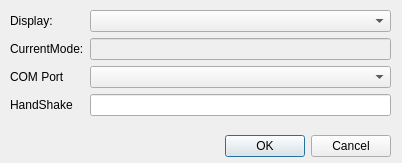
<?xml version="1.0" encoding="UTF-8"?>
<ui version="4.0">
 <class>Dialog</class>
 <widget class="QDialog" name="Dialog">
  <property name="geometry">
   <rect>
    <x>0</x>
    <y>0</y>
    <width>402</width>
    <height>163</height>
   </rect>
  </property>
  <property name="windowTitle">
   <string>Dialog</string>
  </property>
  <widget class="QDialogButtonBox" name="buttonBox">
   <property name="geometry">
    <rect>
     <x>50</x>
     <y>130</y>
     <width>341</width>
     <height>32</height>
    </rect>
   </property>
   <property name="orientation">
    <enum>Qt::Horizontal</enum>
   </property>
   <property name="standardButtons">
    <set>QDialogButtonBox::Cancel|QDialogButtonBox::Ok</set>
   </property>
  </widget>
  <widget class="QWidget" name="formLayoutWidget">
   <property name="geometry">
    <rect>
     <x>10</x>
     <y>10</y>
     <width>381</width>
     <height>114</height>
    </rect>
   </property>
   <layout class="QFormLayout" name="formLayout">
    <property name="fieldGrowthPolicy">
     <enum>QFormLayout::AllNonFixedFieldsGrow</enum>
    </property>
    <item row="0" column="0">
     <widget class="QLabel" name="displayLabel">
      <property name="text">
       <string>Display:</string>
      </property>
     </widget>
    </item>
    <item row="0" column="1">
     <widget class="QComboBox" name="displayComboBox"/>
    </item>
    <item row="1" column="0">
     <widget class="QLabel" name="currentModeLabel">
      <property name="text">
       <string>CurrentMode:</string>
      </property>
     </widget>
    </item>
    <item row="1" column="1">
     <widget class="QLineEdit" name="currentModeLineEdit">
      <property name="enabled">
       <bool>false</bool>
      </property>
      <property name="text">
       <string/>
      </property>
      <property name="readOnly">
       <bool>false</bool>
      </property>
     </widget>
    </item>
    <item row="2" column="0">
     <widget class="QLabel" name="comPortLabel">
      <property name="text">
       <string>COM Port</string>
      </property>
     </widget>
    </item>
    <item row="3" column="0">
     <widget class="QLabel" name="handShakeLabel">
      <property name="text">
       <string>HandShake</string>
      </property>
     </widget>
    </item>
    <item row="3" column="1">
     <widget class="QLineEdit" name="handShakeLineEdit"/>
    </item>
    <item row="2" column="1">
     <widget class="QComboBox" name="comPortComboBox"/>
    </item>
   </layout>
  </widget>
 </widget>
 <resources/>
 <connections>
  <connection>
   <sender>buttonBox</sender>
   <signal>accepted()</signal>
   <receiver>Dialog</receiver>
   <slot>accept()</slot>
   <hints>
    <hint type="sourcelabel">
     <x>268</x>
     <y>124</y>
    </hint>
    <hint type="destinationlabel">
     <x>157</x>
     <y>92</y>
    </hint>
   </hints>
  </connection>
  <connection>
   <sender>buttonBox</sender>
   <signal>rejected()</signal>
   <receiver>Dialog</receiver>
   <slot>reject()</slot>
   <hints>
    <hint type="sourcelabel">
     <x>336</x>
     <y>130</y>
    </hint>
    <hint type="destinationlabel">
     <x>286</x>
     <y>92</y>
    </hint>
   </hints>
  </connection>
  <connection>
   <sender>displayComboBox</sender>
   <signal>activated(int)</signal>
   <receiver>Dialog</receiver>
   <slot>displayComboChanged(int)</slot>
   <hints>
    <hint type="sourcelabel">
     <x>160</x>
     <y>21</y>
    </hint>
    <hint type="destinationlabel">
     <x>135</x>
     <y>0</y>
    </hint>
   </hints>
  </connection>
  <connection>
   <sender>comPortComboBox</sender>
   <signal>activated(int)</signal>
   <receiver>Dialog</receiver>
   <slot>comComboChanged(int)</slot>
   <hints>
    <hint type="sourcelabel">
     <x>200</x>
     <y>67</y>
    </hint>
    <hint type="destinationlabel">
     <x>202</x>
     <y>-35</y>
    </hint>
   </hints>
  </connection>
 </connections>
 <slots>
  <slot>displayComboChanged(int)</slot>
  <slot>comComboChanged(int)</slot>
 </slots>
</ui>
